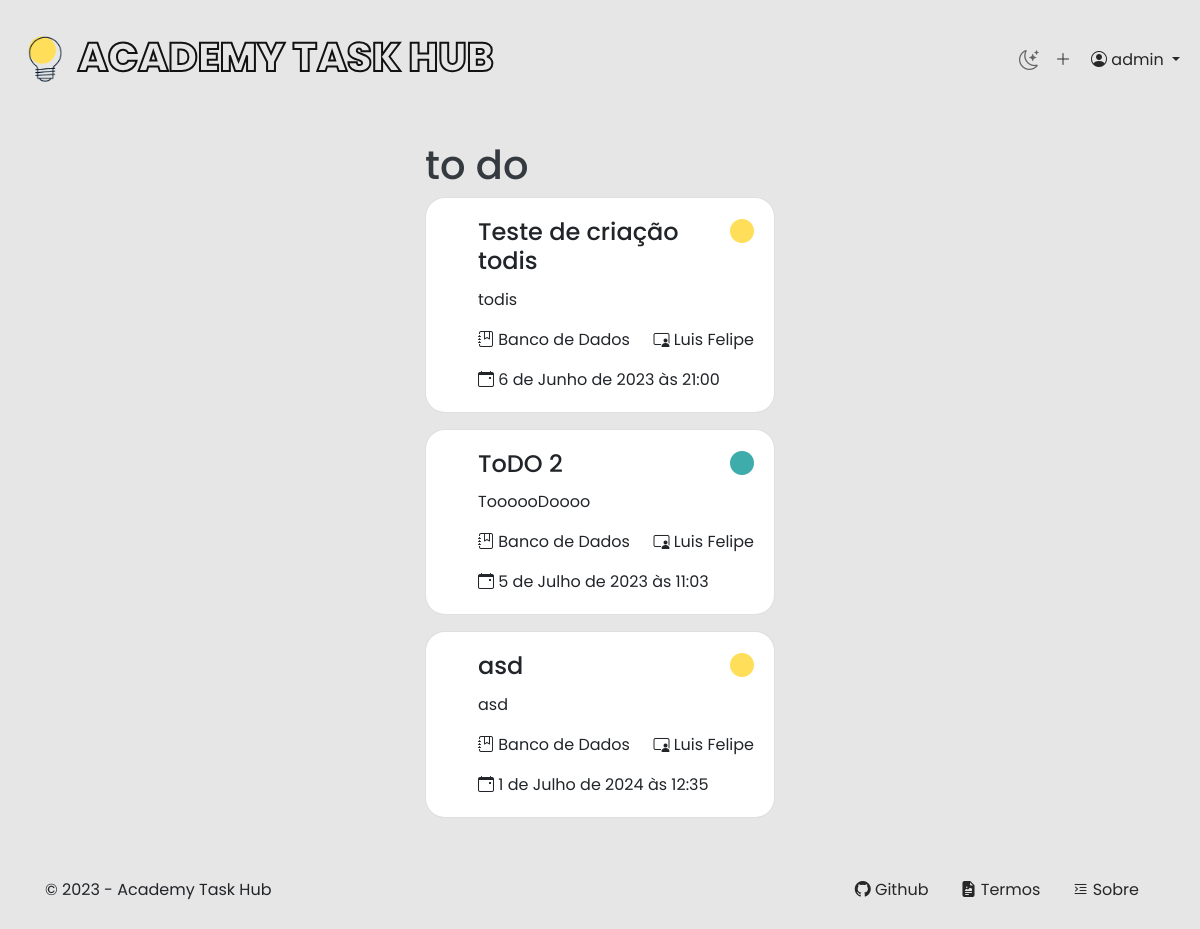
The page /to_do/ (signed in) on the database as committed earlier.
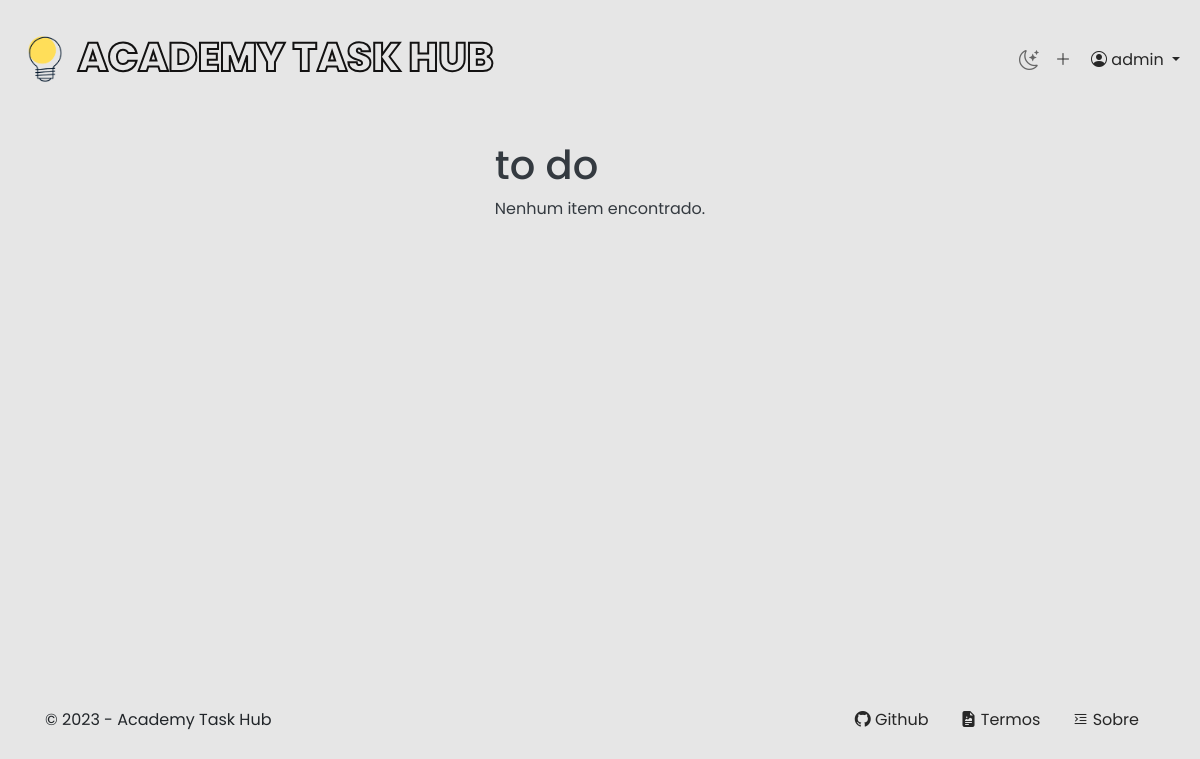
The same page on the database as committed later.
### apps/client/models.py (models this page shows, shortened)
class ItemList(models.Model):
    STATUS = (
        ('TODO', 'To Do'),
        ('DOING', 'Doing'),
        ('DONE', 'Done'),
    )
    TYPE = (
        ('P', 'Pessoal'),
        ('A', 'Para todos')
    )
    author = models.ForeignKey(User, on_delete=models.CASCADE)
    title = models.CharField(max_length=50)
    content = models.CharField(max_length=150)
    created_date = models.DateTimeField(auto_now_add=True)
    updated_date = models.DateTimeField(auto_now=True)
    due_date = models.DateTimeField()
    discipline = models.ForeignKey(Discipline, on_delete=models.CASCADE, blank=True, null=True)
    teacher = models.ForeignKey(Teacher, models.CASCADE, blank=True, null=True)
    status = models.CharField(max_length=5, choices=STATUS)
    type = models.CharField(max_length=1, choices=TYPE)
    root = models.BooleanField(default=False)

class Discipline(models.Model):
    name = models.CharField(max_length=20)
    is_technical_area = models.BooleanField()
    def __str__ (self) -> str:
        return self.name

class Teacher(models.Model):
    name = models.CharField(max_length=20)
    def __str__(self) -> str:
        return self.name

### apps/home/views.py (the view)
# urls.py: path('to_do/', views.to_do, name='to_do'),
def to_do(request):
    if request.method == 'GET':
        if request.user.is_authenticated:
            person = Person.objects.get(user=request.user)
            item_list_todo = person.item_list.filter(
                status='TODO').order_by('due_date')
            return render(request, 'pages/to_do.html',
                          context={
                            'item_list_todo': item_list_todo,
                            'person': person})
        item_list_todo = ItemList.objects.filter(
            type='A', status='TODO', root=True).order_by('due_date')
        return render(request, 'pages/to_do.html',
                      context={'item_list_todo': item_list_todo})

### apps/home/templates/pages/to_do.html
{% extends 'base.html' %}
{% load static %}
{% block body %}
<section class="container section text-white d-flex justify-content-center align-items-start">
    <main class="to-do p-3 d-flex justify-content-center flex-column text-dark">
        <h1>to do</h1>
        {% for item in item_list_todo %}
            {% include '../partials/card-item.html' %}
        {% empty %}
            <p>Nenhum item encontrado.</p>
        {% endfor %}
    </main>
</section>
{% endblock body %}

### apps/home/templates/partials/card-item.html
<ul class="card" style="min-width: 300px;">
    <li class="card-body">
        <h4 class="card-title">
            {{ item.title }}
            {% if item.type == "P" %}
                <i class="bi bi-circle-fill" style="color: #3facac;"></i>
            {% elif item.type == "A" %}
                <i class="bi bi-circle-fill" style="color: #ffde59;"></i>
            {% endif %}
        </h4>
        <p class="card-text">{{ item.content }}</p>
        <div class="more d-flex justify-content-between">
            <p><i class="bi bi-journal-bookmark"></i> {{ item.discipline }}</p>
            <p><i class="bi bi-person-video3"></i> {{ item.teacher }}</p>
        </div>
        <p class="card-text"><i class="bi bi-calendar-event"></i> {{ item.due_date }}</p>
    </li>
</ul>

Rows that differ between the two databases and show on the page:
removed ItemList: title "Teste de criação todis", type "A" (drawn), content "todis", discipline "Banco de Dados", teacher "Luis Felipe", due_date "6 de Junho de 2023 às 21:00"
removed ItemList: title "ToDO 2", type "P" (drawn), content "ToooooDoooo", discipline "Banco de Dados", teacher "Luis Felipe", due_date "5 de Julho de 2023 às 11:03"
removed ItemList: title "asd", type "A" (drawn), content "asd", discipline "Banco de Dados", teacher "Luis Felipe", due_date "1 de Julho de 2024 às 12:35"
Other text that changed with them:
text now shown: "Nenhum item encontrado."
